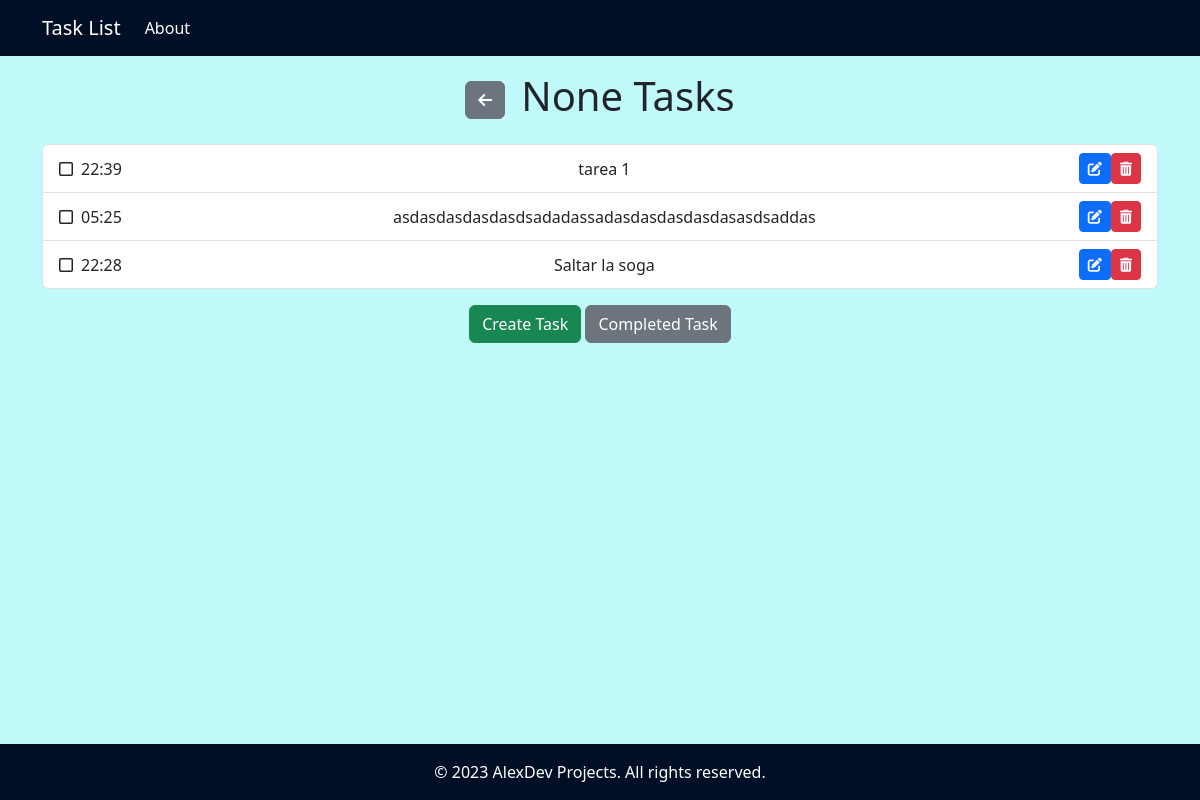
Before: /lista_de_tareas/ with the older database file.
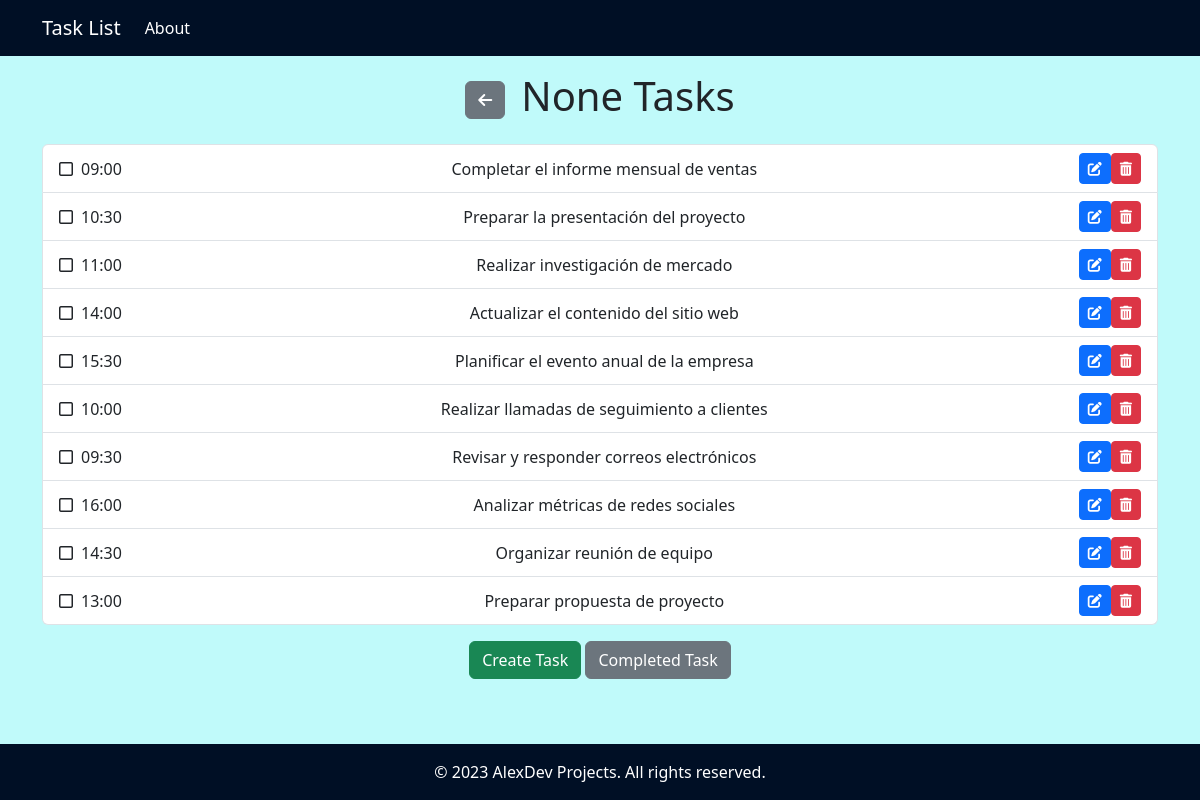
After: the same page with the newer database file.
### lista_de_tareas/models.py (models this page shows, shortened)
class Tarea(models.Model):
    DIAS_DE_LA_SEMANA = [
        (1, 'Lunes'),
        (2, 'Martes'),
        (3, 'Miércoles'),
        (4, 'Jueves'),
        (5, 'Viernes'),
        (6, 'Sábado'),
        (7, 'Domingo'),
    ]
    titulo = models.CharField(max_length=200)
    descripcion = models.TextField(blank=True)
    fecha_de_creacion = models.DateTimeField(auto_now_add=True)
    completada = models.BooleanField(default=False)
    hora = models.TimeField(null=True, blank=True)
    dia = models.IntegerField(choices=DIAS_DE_LA_SEMANA)

### lista_de_tareas/views.py (the view)
# urls.py: path('', include('lista_de_tareas.urls')),
def lista_de_tareas(request, dia=None):
    if dia:
        tareas = Tarea.objects.filter(dia=dia, completada=False)
    else:
        tareas = Tarea.objects.filter(completada=False)
    dia_seleccionado = next((k for k, v in dias.items() if v == dia), None)
    tareas_json = mark_safe(serialize('json', Tarea.objects.filter(completada=False)))
    response = render(request, 'lista_de_tareas.html', {'tareas': tareas, 'dia': dia, 'dia_seleccionado': dia_seleccionado, 'tareas_json': tareas_json})
    return response

### lista_de_tareas/templates/lista_de_tareas.html (shortened to what this page needs)
{% extends 'dias_de_la_semana.html' %}
{% block content %}
        <div class="container contenido">
            <div class="d-flex justify-content-center align-items-center my-3">
                <a href="{% url 'dias_de_la_semana' %}" class="btn btn-secondary me-3">
                    <i class="fas fa-arrow-left"></i>
                </a>
                <h1 class="titulo-dia">{{ dia_seleccionado }} Tasks</h1>
            </div>
            <ul class="list-group">
                {% for tarea in tareas %}
                    <li class="list-group-item">
                        <div class="d-flex justify-content-between align-items-center">
                            <div class="d-flex align-items-center">
                                <i class="far fa-square" data-id="{{tarea.id}}"></i>
                                {% if tarea.hora %}
                                    <span class="mx-2">{{tarea.hora|time:"H:i"}}</span>
                                {% endif %}
                            </div>
                            <div class="flex-grow-1 text-center">
                                <div class="task-title text-break">{{ tarea.titulo }}</div>
                            </div>
                            <div class="d-flex">
                                <a href="{% url 'editar_tarea' dia=tarea.dia id=tarea.id %}" class="btn btn-primary btn-sm">
                                    <i class="fas fa-edit"></i>
                                </a>
                                <a href="{% url 'eliminar_tarea' tarea.id 'lista_de_tareas' dia %}" class="btn btn-danger btn-sm">
                                    <i class="fas fa-trash-alt"></i>
                                </a>
                            </div>
                        </div>
                    </li>
                {% endfor %}
            </ul>
            <div class="text-center my-3">
                <a href="{% url 'crear_tarea' dia %}" class="btn btn-success">Create Task</a>
                <a href="{% url 'lista_de_tareas_completadas' dia %}" class="btn btn-secondary">Completed Task</a>
            </div>
        </div>
        {% endblock %}

### lista_de_tareas/templates/dias_de_la_semana.html (shortened to what this page needs)
<!DOCTYPE html>
{% load static %}
<html lang="en">
<head>
    <link href="https://cdn.jsdelivr.net/npm/bootstrap@5.3.0/dist/css/bootstrap.min.css" rel="stylesheet">
    <link rel="stylesheet" href="https://cdnjs.cloudflare.com/ajax/libs/font-awesome/6.4.0/css/all.min.css" />
</head>
<body>
    <nav class="navbar navbar-expand-md navbar-light bg-light">
        <div class="container">
            <a class="navbar-brand" href="{% url 'dias_de_la_semana' %}">Task List</a>
          <div class="collapse navbar-collapse" id="navbarNav">
            <ul class="navbar-nav ml-auto">
              <li class="nav-item">
                <a class="nav-link" href="{% url 'about' %}">About</a>
              </li>
            </ul>
          </div>
        </div>
      </nav>
<div class="page-container">
    {% block content %}{% endblock %}
    <footer class="footer mt-auto py-3">
        <div class="container">
          <div class="text-center">
            © 2023 AlexDev Projects. All rights reserved.
          </div>
        </div>
      </footer>
</div>
</body>
</html>

### lista_de_tareas/templates/dias_de_la_semana.html (style rules this page uses)
html, body { height: 100%; background-color: #c0fafa; margin: 0; padding: 0; }
.footer { margin-bottom: 0; padding-bottom: 0; background-color: #000f25 !important; color: #fff !important; }
.navbar { background-color: #000f25 !important; }
.navbar .navbar-brand, .navbar .nav-link { color: #fff !important; }
.task-title { overflow-wrap: break-word; word-break: break-all; display: inline-block; max-width: 100%; }
.page-container { display: flex; flex-direction: column; height: calc(100vh - 56px); }
.contenido { flex: 1; }

Changed rows visible on the page:
removed Tarea: hora "22:39", titulo "tarea 1"
removed Tarea: hora "05:25", titulo "asdasdasdasdasdsadadassadasdasdasdasdasasdsaddas"
removed Tarea: hora "22:28", titulo "Saltar la soga"
added Tarea: hora "09:00", titulo "Completar el informe mensual de ventas"
added Tarea: hora "10:30", titulo "Preparar la presentación del proyecto"
added Tarea: hora "11:00", titulo "Realizar investigación de mercado"
added Tarea: hora "14:00", titulo "Actualizar el contenido del sitio web"
added Tarea: hora "15:30", titulo "Planificar el evento anual de la empresa"
added Tarea: hora "10:00", titulo "Realizar llamadas de seguimiento a clientes"
added Tarea: hora "09:30", titulo "Revisar y responder correos electrónicos"
added Tarea: hora "16:00", titulo "Analizar métricas de redes sociales"
added Tarea: hora "14:30", titulo "Organizar reunión de equipo"
added Tarea: hora "13:00", titulo "Preparar propuesta de proyecto"
